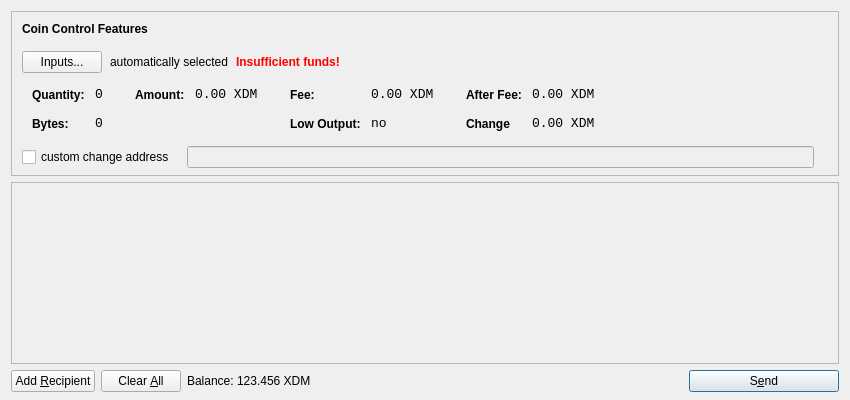
<?xml version="1.0" encoding="UTF-8"?>
<ui version="4.0">
 <class>SendCoinsDialog</class>
 <widget class="QDialog" name="SendCoinsDialog">
  <property name="geometry">
   <rect>
    <x>0</x>
    <y>0</y>
    <width>850</width>
    <height>400</height>
   </rect>
  </property>
  <property name="windowTitle">
   <string>Send Coins</string>
  </property>
  <layout class="QVBoxLayout" name="verticalLayout" stretch="0,1,0">
   <property name="bottomMargin">
    <number>8</number>
   </property>
   <item>
    <widget class="QFrame" name="frameCoinControl">
     <property name="sizePolicy">
      <sizepolicy hsizetype="Expanding" vsizetype="Expanding">
       <horstretch>0</horstretch>
       <verstretch>0</verstretch>
      </sizepolicy>
     </property>
     <property name="maximumSize">
      <size>
       <width>16777215</width>
       <height>16777215</height>
      </size>
     </property>
     <property name="frameShape">
      <enum>QFrame::StyledPanel</enum>
     </property>
     <property name="frameShadow">
      <enum>QFrame::Sunken</enum>
     </property>
     <layout class="QVBoxLayout" name="verticalLayoutCoinControl2">
      <property name="spacing">
       <number>-1</number>
      </property>
      <property name="leftMargin">
       <number>0</number>
      </property>
      <property name="topMargin">
       <number>0</number>
      </property>
      <property name="rightMargin">
       <number>0</number>
      </property>
      <property name="bottomMargin">
       <number>6</number>
      </property>
      <item>
       <layout class="QVBoxLayout" name="verticalLayoutCoinControl" stretch="0,0,0,0,1">
        <property name="spacing">
         <number>0</number>
        </property>
        <property name="leftMargin">
         <number>10</number>
        </property>
        <property name="topMargin">
         <number>10</number>
        </property>
        <item>
         <layout class="QHBoxLayout" name="horizontalLayoutCoinControl1">
          <property name="bottomMargin">
           <number>15</number>
          </property>
          <item>
           <widget class="QLabel" name="labelCoinControlFeatures">
            <property name="sizePolicy">
             <sizepolicy hsizetype="Preferred" vsizetype="Maximum">
              <horstretch>0</horstretch>
              <verstretch>0</verstretch>
             </sizepolicy>
            </property>
            <property name="font">
             <font>
              <weight>75</weight>
              <bold>true</bold>
             </font>
            </property>
            <property name="styleSheet">
             <string notr="true">font-weight:bold;</string>
            </property>
            <property name="text">
             <string>Coin Control Features</string>
            </property>
           </widget>
          </item>
         </layout>
        </item>
        <item>
         <layout class="QHBoxLayout" name="horizontalLayoutCoinControl2" stretch="0,0,0,0">
          <property name="spacing">
           <number>8</number>
          </property>
          <property name="bottomMargin">
           <number>10</number>
          </property>
          <item>
           <widget class="QPushButton" name="pushButtonCoinControl">
            <property name="styleSheet">
             <string notr="true"/>
            </property>
            <property name="text">
             <string>Inputs...</string>
            </property>
           </widget>
          </item>
          <item>
           <widget class="QLabel" name="labelCoinControlAutomaticallySelected">
            <property name="text">
             <string>automatically selected</string>
            </property>
            <property name="margin">
             <number>5</number>
            </property>
           </widget>
          </item>
          <item>
           <widget class="QLabel" name="labelCoinControlInsuffFunds">
            <property name="font">
             <font>
              <weight>75</weight>
              <bold>true</bold>
             </font>
            </property>
            <property name="styleSheet">
             <string notr="true">color:red;font-weight:bold;</string>
            </property>
            <property name="text">
             <string>Insufficient funds!</string>
            </property>
            <property name="margin">
             <number>5</number>
            </property>
           </widget>
          </item>
          <item>
           <spacer name="horizontalSpacerCoinControl">
            <property name="orientation">
             <enum>Qt::Horizontal</enum>
            </property>
            <property name="sizeHint" stdset="0">
             <size>
              <width>40</width>
              <height>1</height>
             </size>
            </property>
           </spacer>
          </item>
         </layout>
        </item>
        <item>
         <widget class="QWidget" name="widgetCoinControl" native="true">
          <property name="sizePolicy">
           <sizepolicy hsizetype="Preferred" vsizetype="Preferred">
            <horstretch>0</horstretch>
            <verstretch>0</verstretch>
           </sizepolicy>
          </property>
          <property name="minimumSize">
           <size>
            <width>0</width>
            <height>0</height>
           </size>
          </property>
          <property name="styleSheet">
           <string notr="true"/>
          </property>
          <layout class="QHBoxLayout" name="horizontalLayoutCoinControl5">
           <property name="margin">
            <number>0</number>
           </property>
           <item>
            <layout class="QHBoxLayout" name="horizontalLayoutCoinControl3" stretch="0,0,0,1">
             <property name="spacing">
              <number>20</number>
             </property>
             <property name="topMargin">
              <number>0</number>
             </property>
             <property name="bottomMargin">
              <number>10</number>
             </property>
             <item>
              <layout class="QFormLayout" name="formLayoutCoinControl1">
               <property name="horizontalSpacing">
                <number>10</number>
               </property>
               <property name="verticalSpacing">
                <number>14</number>
               </property>
               <property name="leftMargin">
                <number>10</number>
               </property>
               <property name="topMargin">
                <number>4</number>
               </property>
               <property name="rightMargin">
                <number>6</number>
               </property>
               <item row="0" column="0">
                <widget class="QLabel" name="labelCoinControlQuantityText">
                 <property name="styleSheet">
                  <string notr="true">font-weight:bold;</string>
                 </property>
                 <property name="text">
                  <string>Quantity:</string>
                 </property>
                 <property name="margin">
                  <number>0</number>
                 </property>
                </widget>
               </item>
               <item row="0" column="1">
                <widget class="QLabel" name="labelCoinControlQuantity">
                 <property name="font">
                  <font>
                   <family>Monospace</family>
                   <pointsize>10</pointsize>
                  </font>
                 </property>
                 <property name="cursor">
                  <cursorShape>IBeamCursor</cursorShape>
                 </property>
                 <property name="contextMenuPolicy">
                  <enum>Qt::ActionsContextMenu</enum>
                 </property>
                 <property name="text">
                  <string>0</string>
                 </property>
                 <property name="margin">
                  <number>0</number>
                 </property>
                 <property name="textInteractionFlags">
                  <set>Qt::LinksAccessibleByMouse|Qt::TextSelectableByKeyboard|Qt::TextSelectableByMouse</set>
                 </property>
                </widget>
               </item>
               <item row="1" column="0">
                <widget class="QLabel" name="labelCoinControlBytesText">
                 <property name="styleSheet">
                  <string notr="true">font-weight:bold;</string>
                 </property>
                 <property name="text">
                  <string>Bytes:</string>
                 </property>
                </widget>
               </item>
               <item row="1" column="1">
                <widget class="QLabel" name="labelCoinControlBytes">
                 <property name="font">
                  <font>
                   <family>Monospace</family>
                   <pointsize>10</pointsize>
                  </font>
                 </property>
                 <property name="cursor">
                  <cursorShape>IBeamCursor</cursorShape>
                 </property>
                 <property name="contextMenuPolicy">
                  <enum>Qt::ActionsContextMenu</enum>
                 </property>
                 <property name="text">
                  <string>0</string>
                 </property>
                 <property name="textInteractionFlags">
                  <set>Qt::LinksAccessibleByMouse|Qt::TextSelectableByKeyboard|Qt::TextSelectableByMouse</set>
                 </property>
                </widget>
               </item>
              </layout>
             </item>
             <item>
              <layout class="QFormLayout" name="formLayoutCoinControl2">
               <property name="horizontalSpacing">
                <number>10</number>
               </property>
               <property name="verticalSpacing">
                <number>14</number>
               </property>
               <property name="leftMargin">
                <number>6</number>
               </property>
               <property name="topMargin">
                <number>4</number>
               </property>
               <property name="rightMargin">
                <number>6</number>
               </property>
               <item row="0" column="0">
                <widget class="QLabel" name="labelCoinControlAmountText">
                 <property name="styleSheet">
                  <string notr="true">font-weight:bold;</string>
                 </property>
                 <property name="text">
                  <string>Amount:</string>
                 </property>
                 <property name="margin">
                  <number>0</number>
                 </property>
                </widget>
               </item>
               <item row="0" column="1">
                <widget class="QLabel" name="labelCoinControlAmount">
                 <property name="font">
                  <font>
                   <family>Monospace</family>
                   <pointsize>10</pointsize>
                  </font>
                 </property>
                 <property name="cursor">
                  <cursorShape>IBeamCursor</cursorShape>
                 </property>
                 <property name="contextMenuPolicy">
                  <enum>Qt::ActionsContextMenu</enum>
                 </property>
                 <property name="text">
                  <string notr="true">0.00 XDM</string>
                 </property>
                 <property name="textInteractionFlags">
                  <set>Qt::LinksAccessibleByMouse|Qt::TextSelectableByKeyboard|Qt::TextSelectableByMouse</set>
                 </property>
                </widget>
               </item>
              </layout>
             </item>
             <item>
              <layout class="QFormLayout" name="formLayoutCoinControl3">
               <property name="horizontalSpacing">
                <number>10</number>
               </property>
               <property name="verticalSpacing">
                <number>14</number>
               </property>
               <property name="leftMargin">
                <number>6</number>
               </property>
               <property name="topMargin">
                <number>4</number>
               </property>
               <property name="rightMargin">
                <number>6</number>
               </property>
               <item row="0" column="0">
                <widget class="QLabel" name="labelCoinControlFeeText">
                 <property name="styleSheet">
                  <string notr="true">font-weight:bold;</string>
                 </property>
                 <property name="text">
                  <string>Fee:</string>
                 </property>
                 <property name="margin">
                  <number>0</number>
                 </property>
                </widget>
               </item>
               <item row="0" column="1">
                <widget class="QLabel" name="labelCoinControlFee">
                 <property name="font">
                  <font>
                   <family>Monospace</family>
                   <pointsize>10</pointsize>
                  </font>
                 </property>
                 <property name="cursor">
                  <cursorShape>IBeamCursor</cursorShape>
                 </property>
                 <property name="contextMenuPolicy">
                  <enum>Qt::ActionsContextMenu</enum>
                 </property>
                 <property name="text">
                  <string notr="true">0.00 XDM</string>
                 </property>
                 <property name="textInteractionFlags">
                  <set>Qt::LinksAccessibleByMouse|Qt::TextSelectableByKeyboard|Qt::TextSelectableByMouse</set>
                 </property>
                </widget>
               </item>
               <item row="1" column="0">
                <widget class="QLabel" name="labelCoinControlLowOutputText">
                 <property name="styleSheet">
                  <string notr="true">font-weight:bold;</string>
                 </property>
                 <property name="text">
                  <string>Low Output:</string>
                 </property>
                </widget>
               </item>
               <item row="1" column="1">
                <widget class="QLabel" name="labelCoinControlLowOutput">
                 <property name="font">
                  <font>
                   <family>Monospace</family>
                   <pointsize>10</pointsize>
                  </font>
                 </property>
                 <property name="cursor">
                  <cursorShape>IBeamCursor</cursorShape>
                 </property>
                 <property name="contextMenuPolicy">
                  <enum>Qt::ActionsContextMenu</enum>
                 </property>
                 <property name="text">
                  <string>no</string>
                 </property>
                 <property name="textInteractionFlags">
                  <set>Qt::LinksAccessibleByMouse|Qt::TextSelectableByKeyboard|Qt::TextSelectableByMouse</set>
                 </property>
                </widget>
               </item>
              </layout>
             </item>
             <item>
              <layout class="QFormLayout" name="formLayoutCoinControl4">
               <property name="horizontalSpacing">
                <number>10</number>
               </property>
               <property name="verticalSpacing">
                <number>14</number>
               </property>
               <property name="leftMargin">
                <number>6</number>
               </property>
               <property name="topMargin">
                <number>4</number>
               </property>
               <property name="rightMargin">
                <number>6</number>
               </property>
               <item row="0" column="0">
                <widget class="QLabel" name="labelCoinControlAfterFeeText">
                 <property name="styleSheet">
                  <string notr="true">font-weight:bold;</string>
                 </property>
                 <property name="text">
                  <string>After Fee:</string>
                 </property>
                 <property name="margin">
                  <number>0</number>
                 </property>
                </widget>
               </item>
               <item row="0" column="1">
                <widget class="QLabel" name="labelCoinControlAfterFee">
                 <property name="font">
                  <font>
                   <family>Monospace</family>
                   <pointsize>10</pointsize>
                  </font>
                 </property>
                 <property name="cursor">
                  <cursorShape>IBeamCursor</cursorShape>
                 </property>
                 <property name="contextMenuPolicy">
                  <enum>Qt::ActionsContextMenu</enum>
                 </property>
                 <property name="text">
                  <string notr="true">0.00 XDM</string>
                 </property>
                 <property name="textInteractionFlags">
                  <set>Qt::LinksAccessibleByMouse|Qt::TextSelectableByKeyboard|Qt::TextSelectableByMouse</set>
                 </property>
                </widget>
               </item>
               <item row="1" column="0">
                <widget class="QLabel" name="labelCoinControlChangeText">
                 <property name="styleSheet">
                  <string notr="true">font-weight:bold;</string>
                 </property>
                 <property name="text">
                  <string>Change</string>
                 </property>
                </widget>
               </item>
               <item row="1" column="1">
                <widget class="QLabel" name="labelCoinControlChange">
                 <property name="font">
                  <font>
                   <family>Monospace</family>
                   <pointsize>10</pointsize>
                  </font>
                 </property>
                 <property name="cursor">
                  <cursorShape>IBeamCursor</cursorShape>
                 </property>
                 <property name="contextMenuPolicy">
                  <enum>Qt::ActionsContextMenu</enum>
                 </property>
                 <property name="text">
                  <string notr="true">0.00 XDM</string>
                 </property>
                 <property name="textInteractionFlags">
                  <set>Qt::LinksAccessibleByMouse|Qt::TextSelectableByKeyboard|Qt::TextSelectableByMouse</set>
                 </property>
                </widget>
               </item>
              </layout>
             </item>
            </layout>
           </item>
          </layout>
         </widget>
        </item>
        <item>
         <layout class="QHBoxLayout" name="horizontalLayoutCoinControl4" stretch="0,0,0">
          <property name="spacing">
           <number>12</number>
          </property>
          <property name="sizeConstraint">
           <enum>QLayout::SetDefaultConstraint</enum>
          </property>
          <property name="topMargin">
           <number>5</number>
          </property>
          <property name="rightMargin">
           <number>5</number>
          </property>
          <item>
           <widget class="QCheckBox" name="checkBoxCoinControlChange">
            <property name="text">
             <string>custom change address</string>
            </property>
           </widget>
          </item>
          <item>
           <widget class="QLineEdit" name="lineEditCoinControlChange">
            <property name="enabled">
             <bool>false</bool>
            </property>
            <property name="sizePolicy">
             <sizepolicy hsizetype="Expanding" vsizetype="Fixed">
              <horstretch>0</horstretch>
              <verstretch>0</verstretch>
             </sizepolicy>
            </property>
           </widget>
          </item>
          <item>
           <widget class="QLabel" name="labelCoinControlChangeLabel">
            <property name="sizePolicy">
             <sizepolicy hsizetype="Preferred" vsizetype="Expanding">
              <horstretch>0</horstretch>
              <verstretch>0</verstretch>
             </sizepolicy>
            </property>
            <property name="minimumSize">
             <size>
              <width>0</width>
              <height>0</height>
             </size>
            </property>
            <property name="text">
             <string/>
            </property>
            <property name="margin">
             <number>3</number>
            </property>
           </widget>
          </item>
         </layout>
        </item>
        <item>
         <spacer name="verticalSpacerCoinControl">
          <property name="orientation">
           <enum>Qt::Vertical</enum>
          </property>
          <property name="sizeHint" stdset="0">
           <size>
            <width>800</width>
            <height>1</height>
           </size>
          </property>
         </spacer>
        </item>
       </layout>
      </item>
     </layout>
    </widget>
   </item>
   <item>
    <widget class="QScrollArea" name="scrollArea">
     <property name="widgetResizable">
      <bool>true</bool>
     </property>
     <widget class="QWidget" name="scrollAreaWidgetContents">
      <property name="geometry">
       <rect>
        <x>0</x>
        <y>0</y>
        <width>830</width>
        <height>165</height>
       </rect>
      </property>
      <layout class="QVBoxLayout" name="verticalLayout_2">
       <property name="margin">
        <number>0</number>
       </property>
       <item>
        <layout class="QVBoxLayout" name="entries">
         <property name="spacing">
          <number>6</number>
         </property>
        </layout>
       </item>
       <item>
        <spacer name="verticalSpacer">
         <property name="orientation">
          <enum>Qt::Vertical</enum>
         </property>
         <property name="sizeHint" stdset="0">
          <size>
           <width>20</width>
           <height>40</height>
          </size>
         </property>
        </spacer>
       </item>
      </layout>
     </widget>
    </widget>
   </item>
   <item>
    <layout class="QHBoxLayout" name="horizontalLayout">
     <item>
      <widget class="QPushButton" name="addButton">
       <property name="toolTip">
        <string>Send to multiple recipients at once</string>
       </property>
       <property name="text">
        <string>Add &amp;Recipient</string>
       </property>
       <property name="autoDefault">
        <bool>false</bool>
       </property>
      </widget>
     </item>
     <item>
      <widget class="QPushButton" name="clearButton">
       <property name="sizePolicy">
        <sizepolicy hsizetype="Minimum" vsizetype="Fixed">
         <horstretch>0</horstretch>
         <verstretch>0</verstretch>
        </sizepolicy>
       </property>
       <property name="toolTip">
        <string>Remove all transaction fields</string>
       </property>
       <property name="text">
        <string>Clear &amp;All</string>
       </property>
       <property name="autoRepeatDelay">
        <number>300</number>
       </property>
       <property name="autoDefault">
        <bool>false</bool>
       </property>
      </widget>
     </item>
     <item>
      <layout class="QHBoxLayout" name="horizontalLayout_2">
       <property name="spacing">
        <number>3</number>
       </property>
       <item>
        <widget class="QLabel" name="label">
         <property name="sizePolicy">
          <sizepolicy hsizetype="Preferred" vsizetype="Fixed">
           <horstretch>0</horstretch>
           <verstretch>0</verstretch>
          </sizepolicy>
         </property>
         <property name="text">
          <string>Balance:</string>
         </property>
        </widget>
       </item>
       <item>
        <widget class="QLabel" name="labelBalance">
         <property name="sizePolicy">
          <sizepolicy hsizetype="Preferred" vsizetype="Fixed">
           <horstretch>0</horstretch>
           <verstretch>0</verstretch>
          </sizepolicy>
         </property>
         <property name="cursor">
          <cursorShape>IBeamCursor</cursorShape>
         </property>
         <property name="text">
          <string notr="true">123.456 XDM</string>
         </property>
         <property name="textInteractionFlags">
          <set>Qt::LinksAccessibleByMouse|Qt::TextSelectableByKeyboard|Qt::TextSelectableByMouse</set>
         </property>
        </widget>
       </item>
      </layout>
     </item>
     <item>
      <spacer name="horizontalSpacer">
       <property name="orientation">
        <enum>Qt::Horizontal</enum>
       </property>
       <property name="sizeHint" stdset="0">
        <size>
         <width>40</width>
         <height>20</height>
        </size>
       </property>
      </spacer>
     </item>
     <item>
      <widget class="QPushButton" name="sendButton">
       <property name="minimumSize">
        <size>
         <width>150</width>
         <height>0</height>
        </size>
       </property>
       <property name="toolTip">
        <string>Confirm the send action</string>
       </property>
       <property name="text">
        <string>S&amp;end</string>
       </property>
       <property name="icon">
        <iconset resource="../bitcoin.qrc">
         <normaloff>:/icons/send</normaloff>:/icons/send</iconset>
       </property>
       <property name="default">
        <bool>true</bool>
       </property>
      </widget>
     </item>
    </layout>
   </item>
  </layout>
 </widget>
 <resources>
  <include location="../bitcoin.qrc"/>
 </resources>
 <connections/>
</ui>
